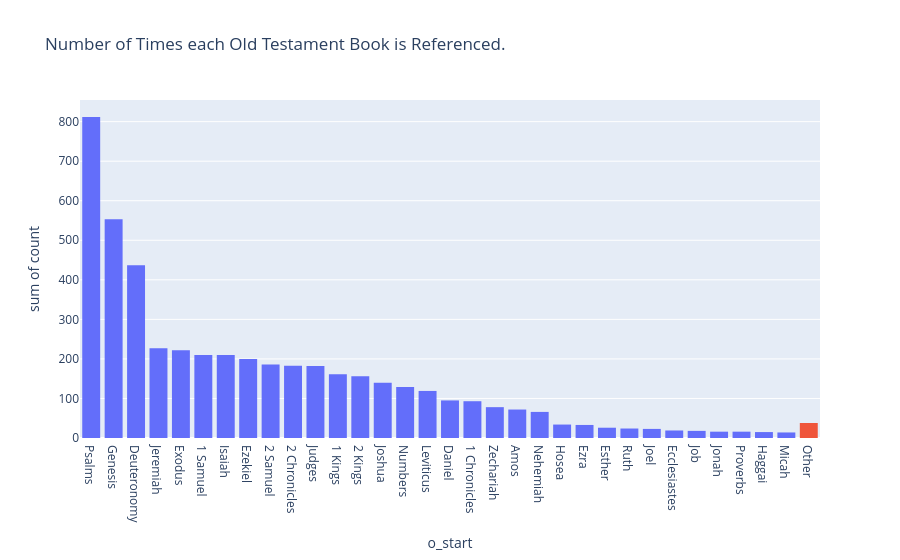

The notebook cell saved with this chart:
### Code cell
fig = px.histogram(
    ot_references,
    x="o_start",
    y="count",
    color="color",
    labels={"x": "Old Testament Book", "y": "Number of Allusions"},
    title="Number of Times each Old Testament Book is Referenced.",
)
fig.update_traces(showlegend=False)
fig.show()

### Figure 1 — Plotly figure (JSON) as saved in the notebook; plotly's stock layout.template omitted (floating-point values rounded to 4 significant figures)
{"data": [{"bingroup": "x", "histfunc": "sum", "hovertemplate": "color=blue<br>o_start=%{x}<br>sum of count=%{y}<extra></extra>", "legendgroup": "blue", "marker": {"color": "#636efa", "pattern": {"shape": ""}}, "name": "blue", "orientation": "v", "showlegend": false, "type": "histogram", "x": ["Psalms", "Genesis", "Deuteronomy", "Jeremiah", "Exodus", "1 Samuel", "Isaiah", "Ezekiel", "2 Samuel", "2 Chronicles", "Judges", "1 Kings", "2 Kings", "Joshua", "Numbers", "Leviticus", "Daniel", "1 Chronicles", "Zechariah", "Amos", "Nehemiah", "Hosea", "Ezra", "Esther", "Ruth", "Joel", "Ecclesiastes", "Job", "Jonah", "Proverbs", "Haggai", "Micah"], "xaxis": "x", "y": [812, 553, 437, 227, 222, 210, 210, 200, 186, 183, 182, 161, 156, 140, 129, 119, 95, 93, 78, 72, 66, 34, 33, 26, 24, 23, 19, 18, 16, 16, 15, 14], "yaxis": "y"}, {"bingroup": "x", "histfunc": "sum", "hovertemplate": "color=red<br>o_start=%{x}<br>sum of count=%{y}<extra></extra>", "legendgroup": "red", "marker": {"color": "#EF553B", "pattern": {"shape": ""}}, "name": "red", "orientation": "v", "showlegend": false, "type": "histogram", "x": ["Other", "Other", "Other", "Other", "Other", "Other"], "xaxis": "x", "y": [11, 8, 6, 6, 4, 3], "yaxis": "y"}], "layout": {"barmode": "relative", "legend": {"title": {"text": "color"}, "tracegroupgap": 0}, "title": {"text": "Number of Times each Old Testament Book is Referenced."}, "xaxis": {"anchor": "y", "domain": [0, 1], "title": {"text": "o_start"}}, "yaxis": {"anchor": "x", "domain": [0, 1], "title": {"text": "sum of count"}}}}
